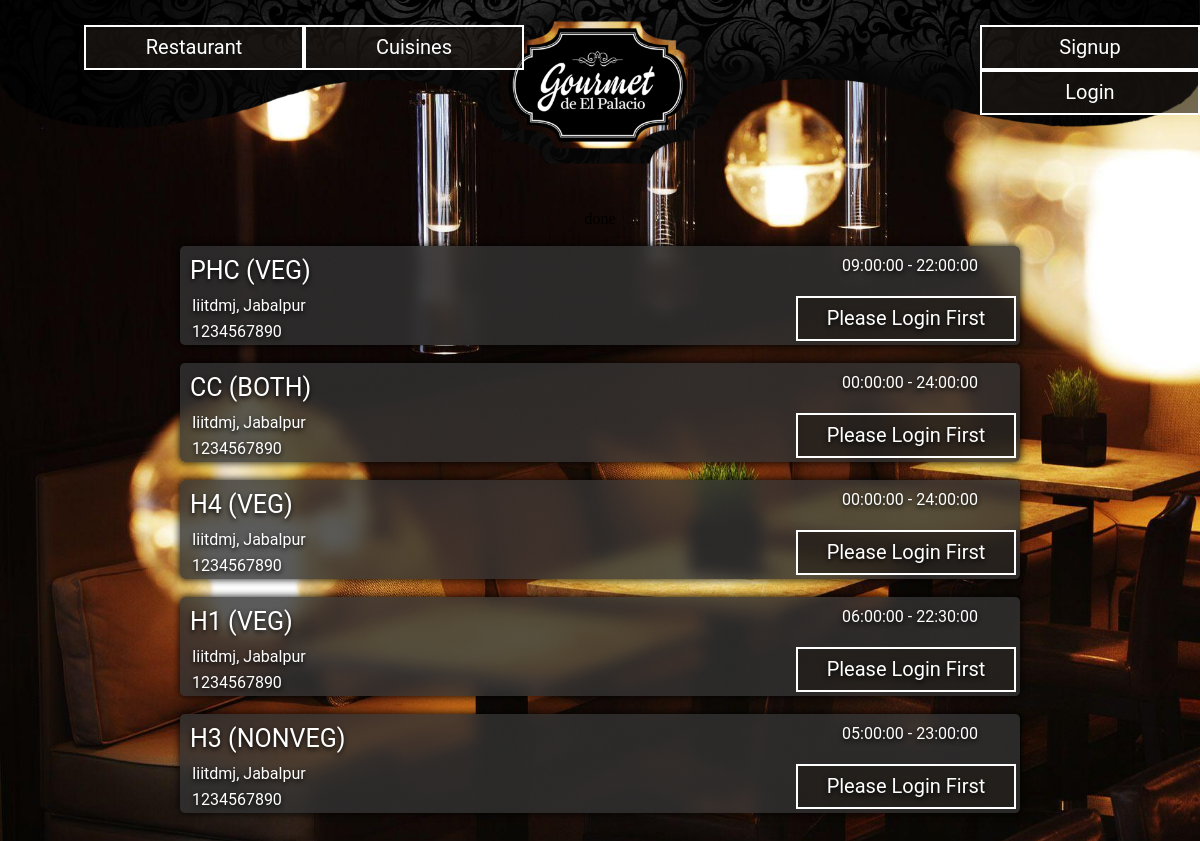
The page /rest_list.php on the database its author committed.
### tables this page shows
CREATE TABLE IF NOT EXISTS `restaurant` (
  `id` int(11) NOT NULL AUTO_INCREMENT,
  `name` varchar(50) NOT NULL,
  `address` varchar(200) NOT NULL,
  `mobile_no` int(10) DEFAULT NULL,
  `star` int(11) DEFAULT NULL,
  `city` varchar(20) DEFAULT NULL,
  `open_time` time NOT NULL,
  `close_time` time NOT NULL,
  `veg_nonveg` varchar(6) DEFAULT 'veg',
  PRIMARY KEY (`id`)
);

### rest_list.php (the view, shortened to what this page needs)
<!DOCTYPE html>
<html>
<head>
    <link type="text/css" rel="stylesheet" href="css/rest_list.css" />
</head>
<body>
    <div class="header">
      <div class="header_top" >
        <div class="left_buttons">
          <a href="./food_list.php" class="header_hover" >Cuisines</a>
          <a href="./rest_list.php">Restaurant</a>
        </div>
        <div class="right_buttons">
          <?php
            include('login_buttons.php');
          ?>
        </div>
      </div>
    </div>
    <center>
    <?php
        include("PhpMysqlConnectivity.php");
        $result=mysqli_query($link,"SELECT DISTINCT a.id, a.name, a.address, a.mobile_no, a.star, a.city, a.veg_nonveg, a.open_time, a.close_time FROM restaurant a WHERE  a.city='jabalpur' AND CAST(CURRENT_TIME() AS time) BETWEEN a.open_time AND a.close_time ORDER BY a.star DESC;");
        while($row = mysqli_fetch_array($result))
        {
            echo '<div class="bodytrbg"><div style="background:rgba(50,50,50,0.8);border-radius: 5px;">';
            echo '<table border=0 cellpadding=2>';
            echo '<tr>';
            echo '<td  class="field name">'.$row["name"].'  ('.$row["veg_nonveg"].')</td>';
            $piclen = 40*$row["star"];
            echo '<td class="field starttd" ><div class="star" style="width:'.$piclen.'px;"></div></td>';
            echo '<td class="field open">'.$row["open_time"].' - '.$row["close_time"].'</td>';
            echo '</tr><tr>';
            echo '<td colspan=2 class="field address">&nbsp;&nbsp;'.$row["address"].', '.$row["city"].'</td>';
            if (isset($_SESSION['u_id'])) {
              echo '<td rowspan=2 ><a href="./booking.php?r_id='.$row['id'].'">Book Table</a></td>';
            }
            else {
                echo '<td rowspan=2 ><a class="errorm">Please Login First</a></td>';
            }
            echo '</tr><tr>';
            echo '<td colspan=2 class="field mobile">&nbsp;&nbsp;'.$row["mobile_no"].'</td>';
            echo '</tr>';
            echo '</table>';
            echo '</div></div>';
        }
    ?>
<br><br>
</center>
 </body>
 </html>

### login_buttons.php (shortened to what this page needs)
<?php
    if (isset($_SESSION['u_id'])) {
        echo '<a href="./logout.php">Log Out</a>';
        echo '<a href="./user.php">'.$_SESSION["u_id"].'</a>';
      }
      else {
        echo '<a href = "./signup.php">Signup</a>';
        echo '<a href = "./#login_user">Login</a>';
      }
?>

### css/rest_list.css (style rules this page uses)
body { background-color: rgb(50, 50, 50); margin:0px; }
.header { margin:0px; padding:0px; border:0px; text-align: center; position : static; background-color: rgba(70, 60, 40, 0); height: 210px; width : 100%; }
.header_top { background-image: url("../images/page_top_bg.png"); background-size: 100%; position: static; top: 0px; background-repeat: no-repeat; height: inherit; width: 100%; z-index: 9; }
.header_top .right_buttons { position: absolute; top: 25px; left: 64%; text-align: right; }
.header_top .left_buttons { position: absolute; top: 25px; left: 7%; text-align: left; }
.header a { text-align: center; vertical-align: middle; background: rgba(0, 0, 0, .2); border: 2px solid #fff; font-family: "Roboto", sans-serif; font-style: normal; font-size: 20px; position: relative; float: right; border: 0; padding: 8px; height: 25px; width: 200px; color: #fff; background: rgba(30, 25, 20, 0.6); border: 2px solid #fff; transition: background 0.2s ease-in-out; text-decoration: none; }
.bodytrbg { border-radius: 5px; background-image: url("../images/header/1b.jpg"); background-repeat: no-repeat; background-size: cover; background-attachment: fixed, scroll; text-shadow: 0px 2px 5px rgba(0, 0, 0, 1); height:auto; width:70%; margin-top: 1.5%; box-shadow: 0px 0px 7px 1px rgba(0, 0, 0, 0.8); transition: all 0.2s ease-in-out; }
.bodytrbg table { width:100%; }
.bodytrbg a { text-align: center; vertical-align: middle; background: rgba(0, 0, 0, .2); border: 2px solid #fff; font-family: "Roboto", sans-serif; font-style: normal; font-size: 20px; position: relative; float: right; border: 0; padding: 8px; height: 25px; width: 200px; color: #fff; background: rgba(30, 25, 20, 0.6); border: 2px solid #fff; transition: all 0.2s ease-in-out; text-decoration: none; }
.bodytrbg .field { text-align: left; vertical-align: middle; font-family: "Roboto", sans-serif; text-transform: capitalize; font-style: normal; position: relative; color: #fff; }
.bodytrbg .name { font-size: 25px; text-transform: uppercase; position: relative; float: left; padding: 8px; height: 25px; }
.bodytrbg .open { text-transform: uppercase; text-align: center; vertical-align:middle; float: right; padding: 8px; height: 25px; width: 200px; }
.bodytrbg .address { width: 100%; }

### rows shown on the page
restaurant: name "PHC", veg_nonveg "VEG", open_time "09:00:00", close_time "22:00:00", address "Iiitdmj", city "Jabalpur", mobile_no "1234567890"
restaurant: name "CC", veg_nonveg "BOTH", open_time "00:00:00", close_time "24:00:00", address "Iiitdmj", city "Jabalpur", mobile_no "1234567890"
restaurant: name "H4", veg_nonveg "VEG", open_time "00:00:00", close_time "24:00:00", address "Iiitdmj", city "Jabalpur", mobile_no "1234567890"
restaurant: name "H1", veg_nonveg "VEG", open_time "06:00:00", close_time "22:30:00", address "Iiitdmj", city "Jabalpur", mobile_no "1234567890"
restaurant: name "H3", veg_nonveg "NONVEG", open_time "05:00:00", close_time "23:00:00", address "Iiitdmj", city "Jabalpur", mobile_no "1234567890"
